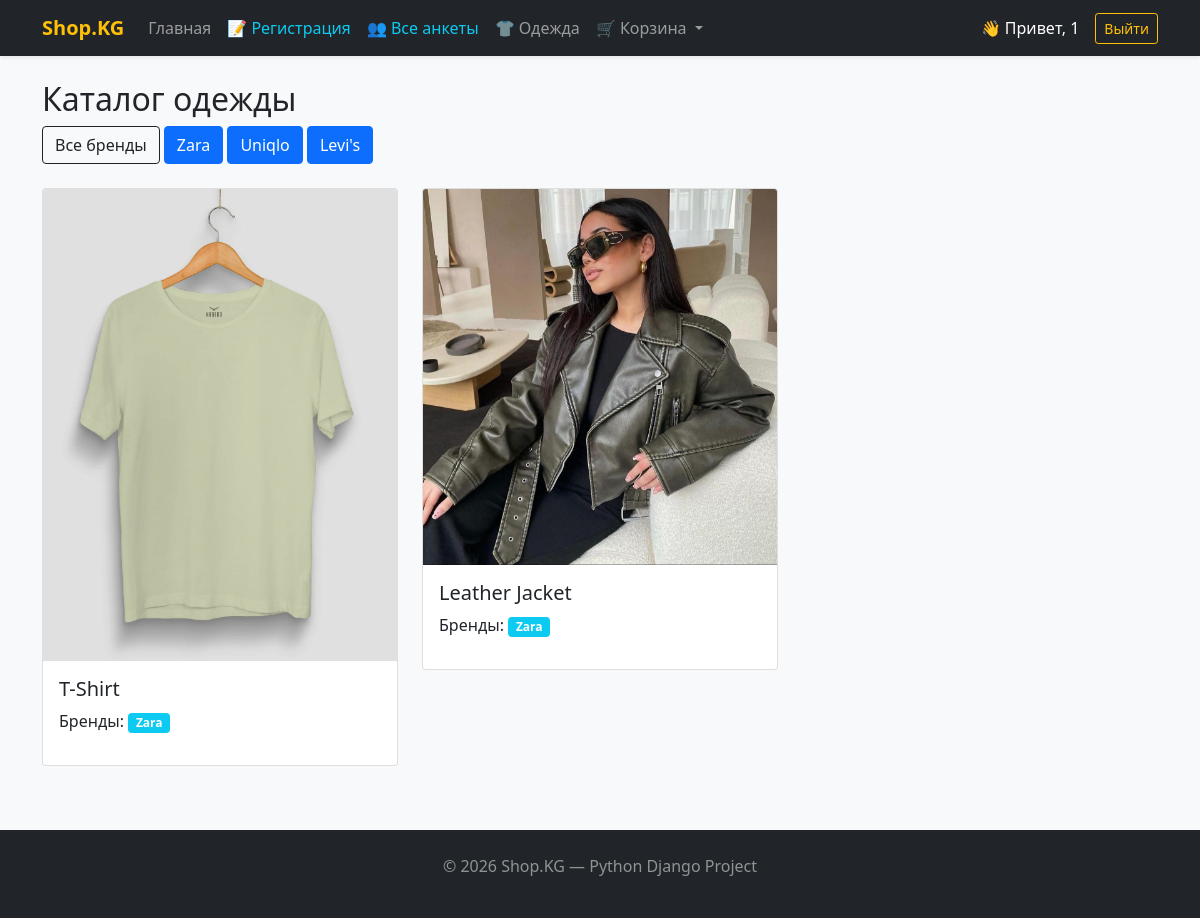
The page /clothes/?brand=1 (signed in) on the database its author committed.
### users/models.py (models this page shows)
class CustomUser(AbstractUser):
    phone = models.CharField(max_length=20, blank=True, null=True)
    experience = models.IntegerField(default=0)
    github_link = models.URLField(blank=True, null=True)
    skills = models.TextField(blank=True, null=True)
    expected_salary = models.IntegerField(blank=True, null=True)
    education = models.CharField(max_length=100, blank=True, null=True)
    preferred_lang = models.CharField(max_length=50, blank=True, null=True)
    portfolio = models.URLField(blank=True, null=True)
    telegram = models.CharField(max_length=50, blank=True, null=True)
    about_me = models.TextField(blank=True, null=True)

### clothes/models.py (models this page shows, shortened)
class Brand(models.Model):
    name = models.CharField(max_length=100, verbose_name="Название бренда")

class ClothesModel(models.Model):
    title = models.CharField(max_length=100, verbose_name="Название одежды")
    image = models.ImageField(upload_to='clothes/', verbose_name="Фото")
    brands_name = models.ManyToManyField(Brand, verbose_name="Бренды")
    created_at = models.DateTimeField(auto_now_add=True)

### clothes/views.py (the view)
# urls.py: path('', views.ClothesListView.as_view(), name='clothes_list'),
class ClothesListView(ListView):
    model = ClothesModel
    template_name = 'clothes.html'
    context_object_name = 'clothes'
    def get_context_data(self, **kwargs):
        context = super().get_context_data(**kwargs)
        context['brands'] = Brand.objects.all()
        return context
    def get_queryset(self):
        brand_id = self.request.GET.get('brand')
        if brand_id:
            return ClothesModel.objects.filter(brands_name__id=brand_id)
        return ClothesModel.objects.all()

### templates/clothes.html
{% extends 'base.html' %}
{% block content %}
<h2>Каталог одежды</h2>
<div class="mb-4">
    <a href="{% url 'clothes_list' %}" class="btn btn-outline-dark">Все бренды</a>
    {% for brand in brands %}
        <a href="?brand={{ brand.id }}" class="btn btn-primary">{{ brand.name }}</a>
    {% endfor %}
</div>
<div class="row">
    {% for item in clothes %}
    <div class="col-md-4">
        <div class="card mb-3">
            {% if item.image %}
                <img src="{{ item.image.url }}" class="card-img-top">
            {% endif %}
            <div class="card-body">
                <h5>{{ item.title }}</h5>
                <p>Бренды:
                    {% for b in item.brands_name.all %}
                        <span class="badge bg-info">{{ b.name }}</span>
                    {% endfor %}
                </p>
            </div>
        </div>
    </div>
    {% endfor %}
</div>
{% endblock %}

### templates/base.html (shortened to what this page needs)
<!DOCTYPE html>
<html lang="ru">
<head>
    <link href="https://cdn.jsdelivr.net/npm/bootstrap@5.1.3/dist/css/bootstrap.min.css" rel="stylesheet">
</head>
<body class="bg-light">
    <nav class="navbar navbar-expand-lg navbar-dark bg-dark shadow-sm mb-4">
        <div class="container">
            <a class="navbar-brand" href="/">Shop.KG</a>
            <div class="collapse navbar-collapse" id="navbarNav">
                <ul class="navbar-nav me-auto">
                    <li class="nav-item"><a class="nav-link" href="/">Главная</a></li>
                    <li class="nav-item"><a class="nav-link text-info" href="/users/register/">📝 Регистрация</a></li>
                    <li class="nav-item"><a class="nav-link text-info" href="/users/profiles/">👥 Все анкеты</a></li>
                    <li class="nav-item">
                        <a class="nav-link" href="/clothes/">👕 Одежда</a>
                    </li>
                    <li class="nav-item dropdown">
                        <a class="nav-link dropdown-toggle" href="#" id="basketDropdown" role="button" data-bs-toggle="dropdown">
                            🛒 Корзина
                        </a>
                    </li>
                </ul>
                <div class="navbar-nav align-items-center">
                    {% if user.is_authenticated %}
                        <span class="nav-item nav-link text-white me-2">👋 Привет, {{ user.username }}</span>
                        <form method="post" action="{% url 'admin:logout' %}" style="display:inline;">
                            <button type="submit" class="btn btn-outline-warning btn-sm">Выйти</button>
                        </form>
                    {% else %}
                        <a href="/users/login/" class="btn btn-outline-light btn-sm">Войти</a>
                    {% endif %}
                </div>
            </div>
        </div>
    </nav>
    <div class="container">
        {% block content %}{% endblock %}
    </div>
    <footer class="mt-5 py-4 bg-dark text-white-50 text-center">
        <div class="container">
            <p>© 2026 Shop.KG — Python Django Project</p>
        </div>
    </footer>
</body>
</html>

### templates/base.html (style rules this page uses)
.navbar-brand { font-weight: bold; color: #ffc107 !important; }

### rows shown on the page
CustomUser: username "1"
Brand: name "Zara"
Brand: name "Uniqlo"
Brand: name "Levi's"
ClothesModel: image (picture), title "T-Shirt"
ClothesModel: image (picture), title "Leather Jacket"
